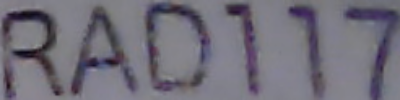
#> input picture data/captures/RAD117.png, 400 x 100 px
$ python -i ocr.py   (imports and definitions only)
#> lines starting #> are read from the running program, lines starting #| are printed output that depends on the picture; after the words box and inside, x2 and y2 are one past the last pixel; in counts of white or black regions, pixels touching at a corner belong together
#> further down, picture is the input picture: shape (100, 400, 3); mean B, G, R 121.2, 110.1, 113.1
"""
ocr.py  –  Step 3: Optical Character Recognition

Preprocesses the aligned plate image (grayscale → blur → Otsu threshold)
then feeds it to Tesseract in single-line mode with a strict A-Z / 0-9
whitelist.  The raw Tesseract output is sanitised before it is returned.
"""

import os
import re
import cv2
import pytesseract

# ── Tesseract binary path (only needed on Windows) ───────────────────────────
_TESSERACT_WIN = r"C:\Program Files\Tesseract-OCR\tesseract.exe"
if os.path.isfile(_TESSERACT_WIN):
    pytesseract.pytesseract.tesseract_cmd = _TESSERACT_WIN

# Tesseract config:  LSTM engine, treat image as a single text line,
# allow only capital letters and digits.
_TESS_CONFIG = (
    "--oem 3 --psm 7 "
    "-c tessedit_char_whitelist=ABCDEFGHIJKLMNOPQRSTUVWXYZ0123456789"
)


def _binarise_plate(plate_bgr):
    """Convert a colour plate crop to a clean binary image for OCR."""
    gray = cv2.cvtColor(plate_bgr, cv2.COLOR_BGR2GRAY)
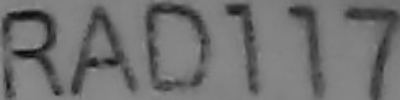
#> gray: shape (100, 400); min 8, max 147, mean 112.2
    gray = cv2.bilateralFilter(gray, 9, 75, 75)    # edge-preserving denoise
    _, binary = cv2.threshold(gray, 0, 255,
                              cv2.THRESH_BINARY + cv2.THRESH_OTSU)
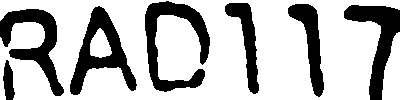
#> binary: shape (100, 400); 71.9% white; 7 black regions, largest, box (x1, y1, x2, y2) and area: (145, 1, 210, 92) 2290, (70, 6, 137, 95) 2134, (0, 9, 64, 96) 2046
    return binary


def _sanitise(raw_text: str) -> str:
    """Strip whitespace / punctuation and upper-case everything."""
    return re.sub(r"[^A-Z0-9]", "", raw_text.upper().strip())


def read_plate_text(plate_img):
    """Run Tesseract on *plate_img* and return ``(clean_text, binary_img)``.

    *clean_text* contains only uppercase letters and digits (may be empty if
    nothing was recognised).
    """
    binary = _binarise_plate(plate_img)
#> (the run stopped early here; a loop or call above may not have finished)
